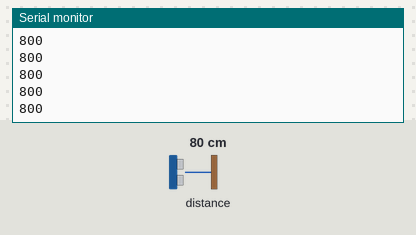
Recording of a sketch running on a simulated Arduino Uno, built with avr-gcc and run on an emulated ATmega328P. Parts: the last lines printed to the serial monitor. The test bench sets the inputs (shaded band); at power-on: distance to the obstacle 80 cm.

Above: at 1.2 s.
1.3 s: distance to the obstacle set to 2 cm
At 1.9 s:
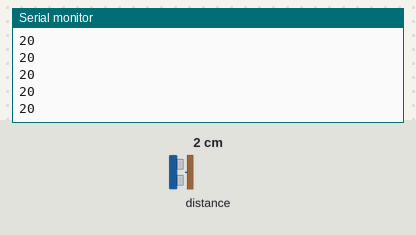
2.8 s: distance to the obstacle set to 4 cm
At 3.9 s:
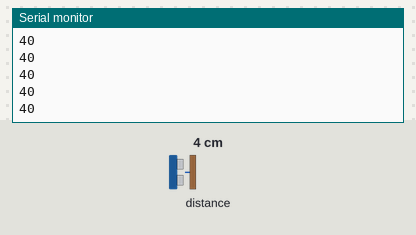
Timing chart, 0 to 5.8 s (numbered marks = the images above; inputs shaded):
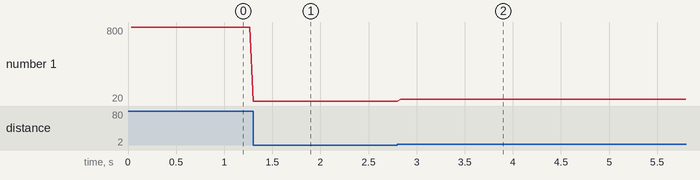

Measured:
- after the input at 1.3 s, the serial monitor: prints a new line at once (image 1)
- after the input at 2.8 s, the serial monitor: prints a new line at once (image 2)
- plotted number 1: 800 → 20 after the input at 1.3 s, 20 → 40 after the input at 2.8 s

The sketch:

main.ino
```cpp
/*
This example shows how to take simple range measurements with the VL53L1X. The
range readings are in units of mm.
*/

#include <Wire.h>
#include "VL53L1X.h"

VL53L1X sensor;

void setup()
{
  while (!Serial) {}
  Serial.begin(115200);
  Wire.begin();
  Wire.setClock(400000); // use 400 kHz I2C

  sensor.setTimeout(500);
  if (!sensor.init())
  {
    Serial.println("Failed to detect and initialize sensor!");
    while (1);
  }

  // Use long distance mode and allow up to 50000 us (50 ms) for a measurement.
  // You can change these settings to adjust the performance of the sensor, but
  // the minimum timing budget is 20 ms for short distance mode and 33 ms for
  // medium and long distance modes. See the VL53L1X datasheet for more
  // information on range and timing limits.
  sensor.setDistanceMode(VL53L1X::Long);
  sensor.setMeasurementTimingBudget(50000);

  // Start continuous readings at a rate of one measurement every 50 ms (the
  // inter-measurement period). This period should be at least as long as the
  // timing budget.
  sensor.startContinuous(50);
}

void loop()
{
  Serial.print(sensor.read());
  if (sensor.timeoutOccurred()) { Serial.print(" TIMEOUT"); }

  Serial.println();
}
```
